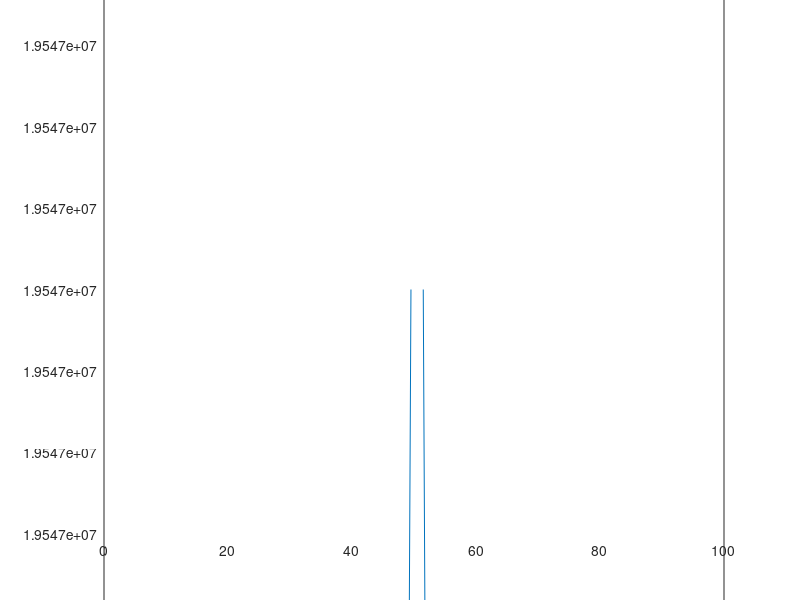
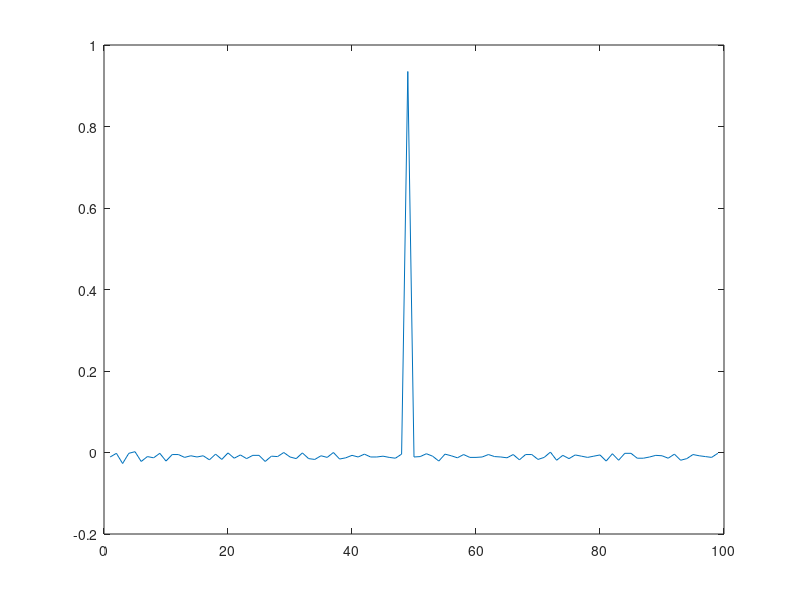
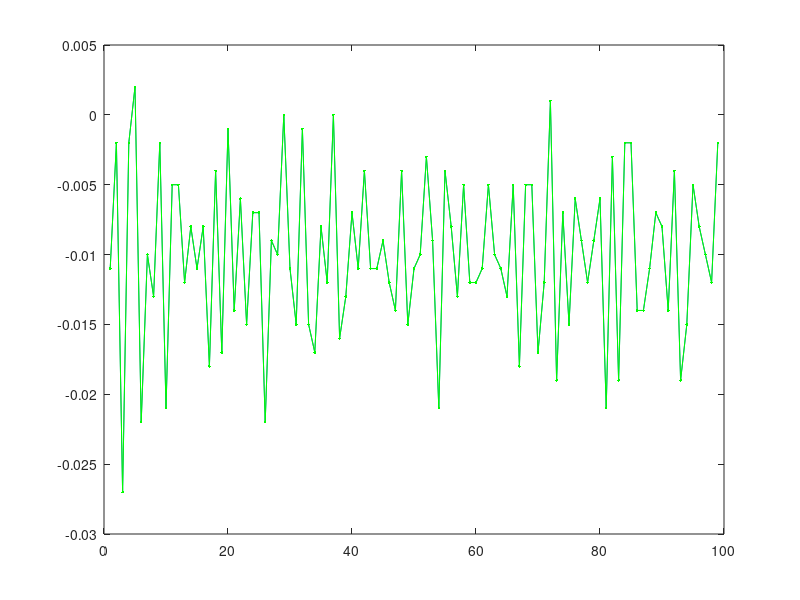

MATLAB code to generate these figures, in order:
% Ex06: DD analysis and cycle slip identification and repairing
% -------------------------------------------------------------------------
% Guidelines
% 
% Input data = 'CycleSlipsData.txt' text file with
%              col1 = epoch [s]
%              col2 = observed DD [m]
%              col3 = approx DD [m]
%
% 1) Import data in Matlab and graph observed DDs
% 2) For each epoch, compute differences between observed DDs and
%    approximated DDs (residual DDs) and graph them
% 3) For all the couples of consecutive epochs, compute differences between residual DDs 
%    and graph them
% 4) Identify cycle slips and repair them
% 5) Graph the repaired DDs
%
%
% Hints 
%  In step 1) use function 'importdata': 
%  In step 3) try to use function 'diff' instead of a for cycle
%
% * In step 4) use the algorithm explained in the lectures. In
% computation, use 19 cm for wavelenght and 0.20 cycle (3.8 cm) as
% threshold for cycle slips identification and repairing.

clear
close all

% Import data in Matlab and graph observed DDs
[newdata] = importdata('CycleSlipsData.txt', '	', 1);
idata = newdata.data;

threshold = 3.8*1e-2; % [m]
lam = 19*1e-2; % [m]

%% section 1
% For each epoch compute differences between observed DDs and approximated
% DDs (residual DDs) and graph them}
epochs = idata(:,1)';
observations = idata(:,2)';
baseline_approx = idata(:,3)';
differences = observations - baseline_approx;
figure;
plot(epochs, differences);

%% section 2
% Compute differences between consecutive epochs of residual DDs (hint: diff or for cycle) and graph them
diff_epochs = 1:(length(epochs)-1);
residuals = diff(differences);
figure;
plot(diff_epochs, residuals);

%% section 3
% Identify cycle slips and repair them (hint: just one for cycle with both the actions

for i = 1:length(diff_epochs)
    if abs(residuals(i)) > threshold
        x = residuals(i) / lam;
        n = round(x);
        if lam*abs(n - x) <= threshold
            for j = (i+1):length(observations)
                observations(j) = observations(j) - lam*n;
            end
            differences = observations - baseline_approx;
            residuals = diff(differences);
        end   
    end
end

%% section 4
% Graph the corrected DDs, the corrected residuals DDs and their differences in time
figure;
plot(diff_epochs, residuals); hold on;
plot(diff_epochs, residuals, '.g');
plot(diff_epochs, residuals, '-g');